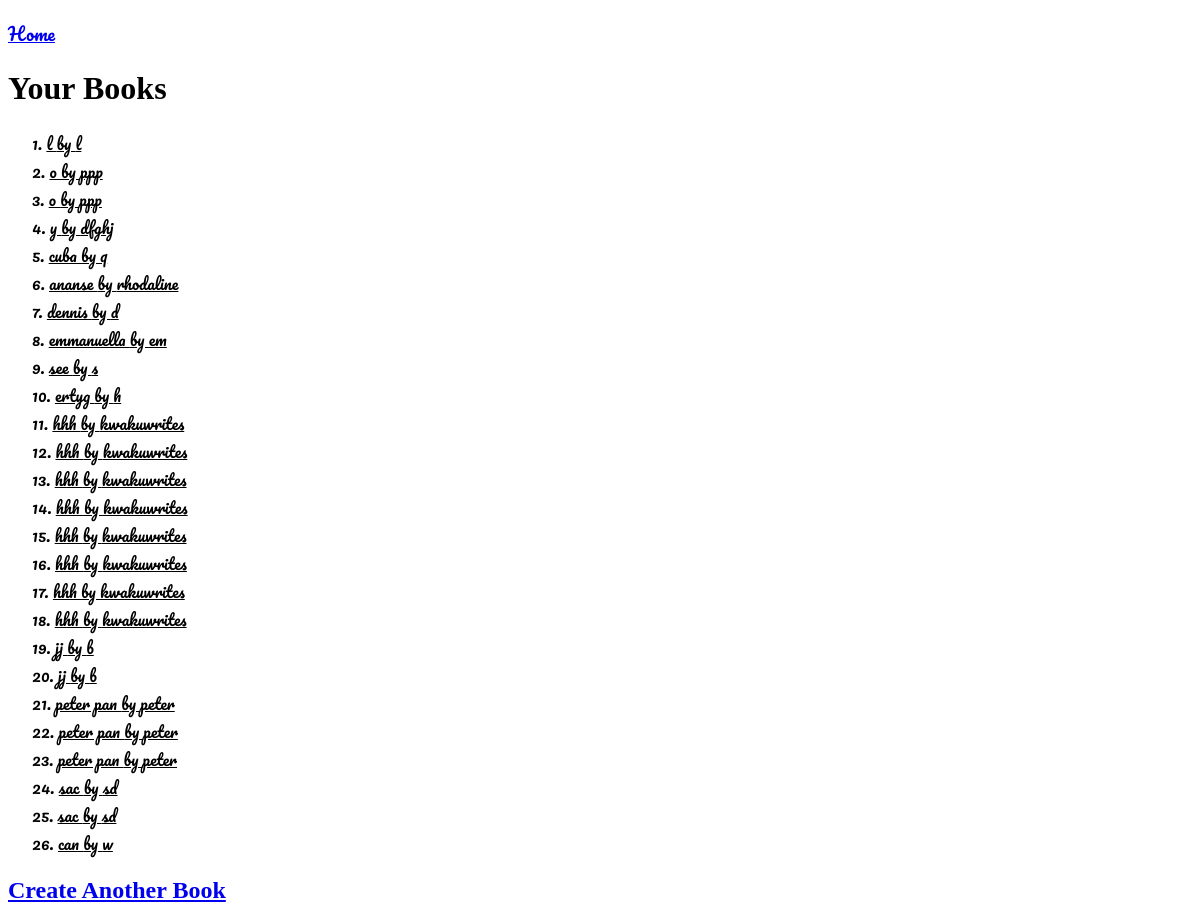
The page /create_a_book/ (signed in) on the database its author committed.
### screenpad/models.py (models this page shows, shortened)
class Book(models.Model):
    title = models.CharField(max_length=200)
    author = models.CharField(max_length=100)
    slug = models.SlugField(unique=True, blank=True)
    genre = models.ForeignKey(Genre, related_name="books", on_delete=models.CASCADE, null=True)
    published_date = models.DateField(auto_now_add=True)
    book_description = models.TextField()
    owner = models.ForeignKey(settings.AUTH_USER_MODEL, related_name='books', on_delete=models.CASCADE)
    slug = models.SlugField(unique=True)
    cover_image = models.ImageField( upload_to='book_covers/', default='book_covers/default_cover.png', blank=True, null=True)

### screenpad/views.py (the view, shortened to what this page needs)
# urls.py: path("create_a_book/", views.create_a_book, name="create_a_book"),
@login_required
def create_a_book(request):
    print("create_a_book view called")
    books = Book.objects.filter(owner=request.user)
    print(f"Books found: {books.count()}")
    return render(request, 'screenpad/book_list.html', {'books': books,})

### screenpad/templates/screenpad/book_list.html
{% extends "screenpad/base.html" %}
{% block content %}
<h1>Your Books</h1>
<ol>
{% for book in books %}
    <div class="book-list">
        <li><a href="{% url 'screenpad:book_entries' book_slug=book.slug %}">{{ book.title }} by {{ book.author }}</a></li>
    </div>
{% endfor %}
</ol>
<h2><a href="{% url 'screenpad:create_another_book' %}">Create Another Book</a></h2>
{% endblock %}

### screenpad/static/css/style.css (style rules this page uses)
body { background-image: url(../images/background.jpg) ; }
ol { list-style: decimal inside; margin-left: 1.5rem; padding-left: 0; font-family: Pacifico; }
.book-list { color: #000; font-family: Pacifico; }
.book-list a { color: black; }

### rows shown on the page
Book: title "l", author "l"
Book: title "o", author "ppp"
Book: title "o", author "ppp"
Book: title "y", author "dfghj"
Book: title "cuba", author "q"
Book: title "ananse", author "rhodaline"
Book: title "dennis", author "d"
Book: title "emmanuella", author "em"
Book: title "see", author "s"
Book: title "ertyg", author "h"
Book: title "hhh", author "kwakuwrites"
Book: title "hhh", author "kwakuwrites"
Book: title "hhh", author "kwakuwrites"
Book: title "hhh", author "kwakuwrites"
Book: title "hhh", author "kwakuwrites"
Book: title "hhh", author "kwakuwrites"
Book: title "hhh", author "kwakuwrites"
Book: title "hhh", author "kwakuwrites"
Book: title "jj", author "b"
Book: title "jj", author "b"
Book: title "peter pan", author "peter"
Book: title "peter pan", author "peter"
Book: title "peter pan", author "peter"
Book: title "sac", author "sd"
Book: title "sac", author "sd"
Book: title "can", author "w"
